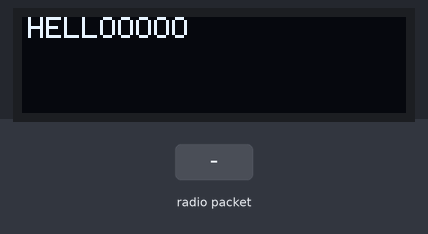
Recording of a sketch running on a simulated Arduino Uno, built with avr-gcc and run on an emulated ATmega328P. On the bench: 128×32 one-colour display. The test bench sets the inputs (shaded band). No radio packets arrive unless stated; what the sketch prints to the serial monitor is not drawn.

Above: at 7.2 s.
7.3 s: radio packet "1" arrives
At 9.3 s:
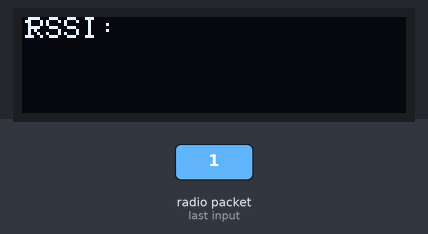
9.8 s: radio packet "0" arrives
At 11.2 s:
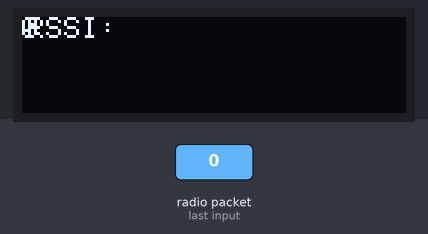
12.3 s: radio packet "2" arrives
At 14.3 s:
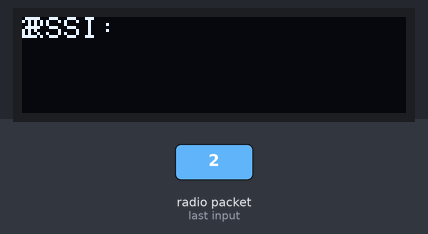
Timing chart, 0 to 15.8 s (numbered marks = the images above; inputs shaded):
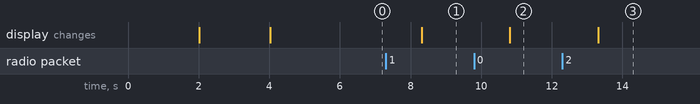

The sketch:

display_tester.ino
```cpp
/*********
  Modified from the examples of the Arduino LoRa library
  More resources: https://randomnerdtutorials.com
*********/

#include <SPI.h>
#include <LoRa.h>
#include <Wire.h>
#include <Adafruit_GFX.h>
#include <Adafruit_SSD1306.h>

const int csPin = 2;          // LoRa radio chip select
const int resetPin = 16;       // LoRa radio reset
const int irqPin = 15;         // change for your board; must be a hardware interrupt pin

#define SCREEN_WIDTH 128 // OLED display width, in pixels
#define SCREEN_HEIGHT 32 // OLED display height, in pixels
#define OLED_RESET     -1 // Reset pin # (or -1 if sharing Arduino reset pin)
#define SCREEN_ADDRESS 0x3C ///< See datasheet for Address; 0x3D for 128x64, 0x3C for 128x32
Adafruit_SSD1306 display(SCREEN_WIDTH, SCREEN_HEIGHT, &Wire, OLED_RESET);

#define NUMFLAKES     10 // Number of snowflakes in the animation example

#define LOGO_HEIGHT   16
#define LOGO_WIDTH    16

void setup() {
  //initialize Serial Monitor
  Serial.begin(115200);
  Serial.println("LoRa Receiver");
  delay(2000); // Pause for 2 seconds


  // Show initial display buffer contents on the screen --
  // the library initializes this with an Adafruit splash screen.
  display.display();
  delay(2000); // Pause for 2 seconds

  // Clear the buffer
  display.clearDisplay();

  display.setCursor(2,0);             // Start at top-left corner
  display.println(F("HELLOOOOO"));

  // Show the display buffer on the screen. You MUST call display() after
  // drawing commands to make them visible on screen!
  display.display();
  delay(2000); // Pause for 2 seconds

  display.setTextSize(1);      // Normal 1:1 pixel scale
  display.setTextColor(SSD1306_WHITE); // Draw white text
  display.setCursor(0, 0);     // Start at top-left corner
  display.cp437(true);         // Use full 256 char 'Code Page 437' font
  display.clearDisplay();


  //setup LoRa transceiver module
  LoRa.setPins(csPin, resetPin, irqPin);

  //replace the LoRa.begin(---E-) argument with your location's frequency
  //433E6 for Asia
  //866E6 for Europe
  //915E6 for North America
  while (!LoRa.begin(868E6)) {
    Serial.println(".");
    delay(500);
  }
   // Change sync word (0xF3) to match the receiver
  // The sync word assures you don't get LoRa messages from other LoRa transceivers
  // ranges from 0-0xFF
  LoRa.setSyncWord(0xF3);
  Serial.println("LoRa Initializing OK!");


// SSD1306_SWITCHCAPVCC = generate display voltage from 3.3V internally
  if(!display.begin(SSD1306_SWITCHCAPVCC, SCREEN_ADDRESS)) {
    Serial.println(F("SSD1306 allocation failed"));
    for(;;); // Don't proceed, loop forever
  }
}

void loop() {
  // try to parse packet
  int packetSize = LoRa.parsePacket();
  if (packetSize) {
    display.clearDisplay();
    // received a packet
    Serial.print("Received packet '");

    // read packet
    while (LoRa.available()) {
      String LoRaData = LoRa.readString();
      Serial.print(LoRaData);


      display.setCursor(0,0);             // Start at top-left corner
      display.println(LoRaData);
    }

    // print RSSI of packet
    Serial.print("' with RSSI ");
    Serial.println(LoRa.packetRssi());

    display.setCursor(2,0);             // Start at top-left corner
    display.println(F("RSSI: "));
    display.setCursor(2,50);             // Start at top-left corner
    display.println(String(LoRa.packetRssi()));

    display.display();
  }
}
```

Measured:
- after the input at 7.3 s, the display: changes after 1.0 s (image 1)
- after the input at 9.8 s, the display: changes after 1.0 s (image 2)
- after the input at 12.3 s, the display: changes after 1.0 s (image 3)
